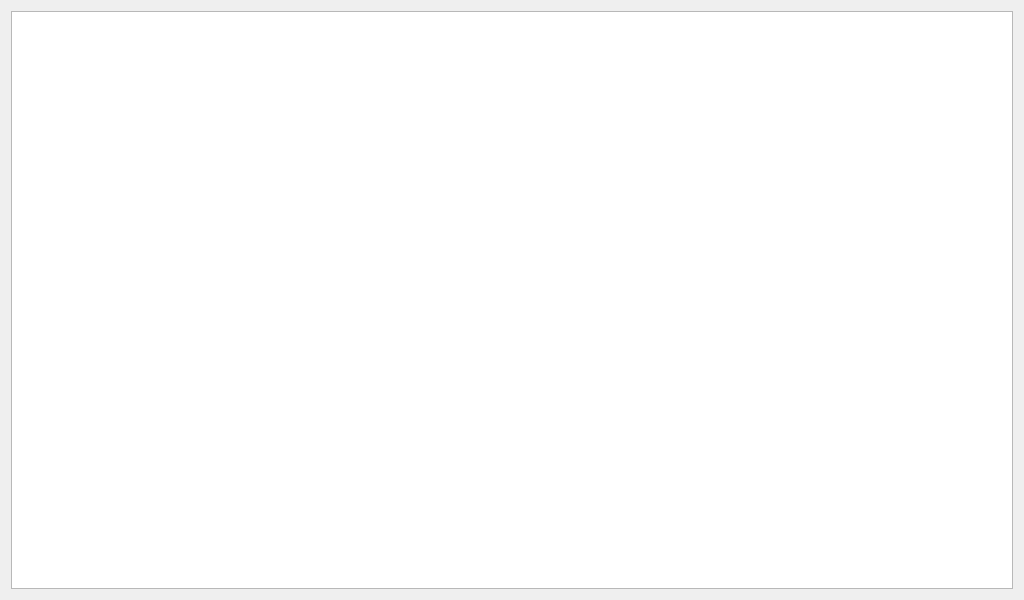
<?xml version="1.0" encoding="UTF-8"?>
<ui version="4.0">
 <class>CAbstractDevice</class>
 <widget class="QDialog" name="CAbstractDevice">
  <property name="geometry">
   <rect>
    <x>0</x>
    <y>0</y>
    <width>1024</width>
    <height>600</height>
   </rect>
  </property>
  <property name="windowTitle">
   <string>Dialog</string>
  </property>
  <layout class="QGridLayout" name="gridLayout">
   <item row="0" column="0">
    <widget class="QTableView" name="tvParams">
     <property name="font">
      <font>
       <family>DejaVu Sans</family>
       <pointsize>14</pointsize>
      </font>
     </property>
     <property name="selectionMode">
      <enum>QAbstractItemView::SingleSelection</enum>
     </property>
     <property name="selectionBehavior">
      <enum>QAbstractItemView::SelectRows</enum>
     </property>
    </widget>
   </item>
  </layout>
 </widget>
 <resources/>
 <connections/>
</ui>
